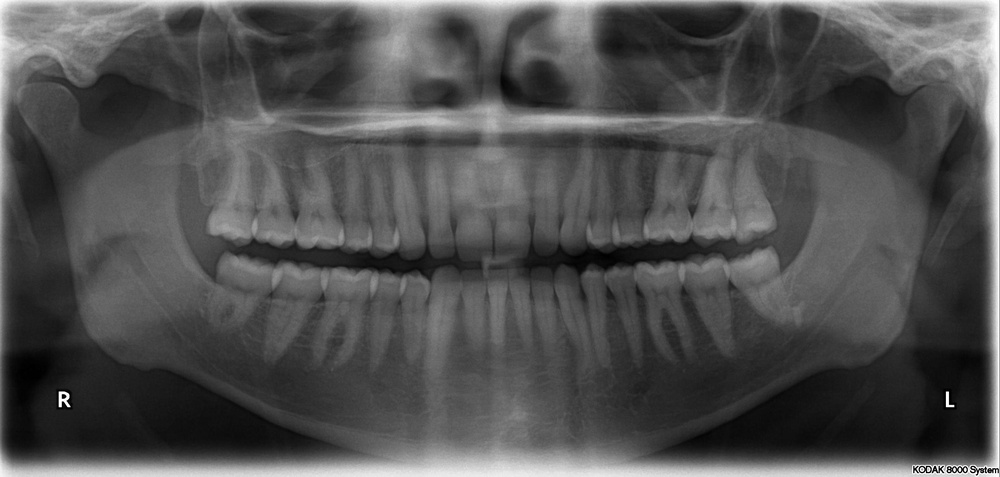
#> input picture Adaptive/dental.jpg, 1000 x 477 px, shrunk from 2606 x 1244 before the run
$ python main.py
#> lines starting #> are read from the running program, lines starting #| are printed output that depends on the picture
import cv2
import matplotlib.pyplot as plt

dental_image = cv2.imread('dental.jpg', 0)
#> dental_image is the input picture: shape (477, 1000); min 0, max 255, mean 80.1
parrot_image = cv2.imread('parrot.jpg', 0)
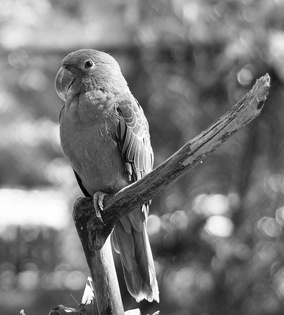
#> input picture Adaptive/parrot.jpg, 284 x 315 px, shrunk from 740 x 820 before the run
#> parrot_image is the input picture: shape (315, 284); min 0, max 255, mean 121.1
skull_image = cv2.imread('skull.jpg', 0)
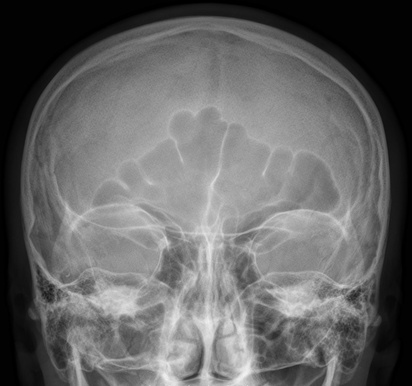
#> input picture Adaptive/skull.jpg, 412 x 386 px, shrunk from 1074 x 1006 before the run
#> skull_image is the input picture: shape (386, 412); min 0, max 241, mean 101.7

clahe = cv2.createCLAHE(clipLimit=1.0, tileGridSize=(8, 8))

ahe_dental_image = clahe.apply(dental_image)
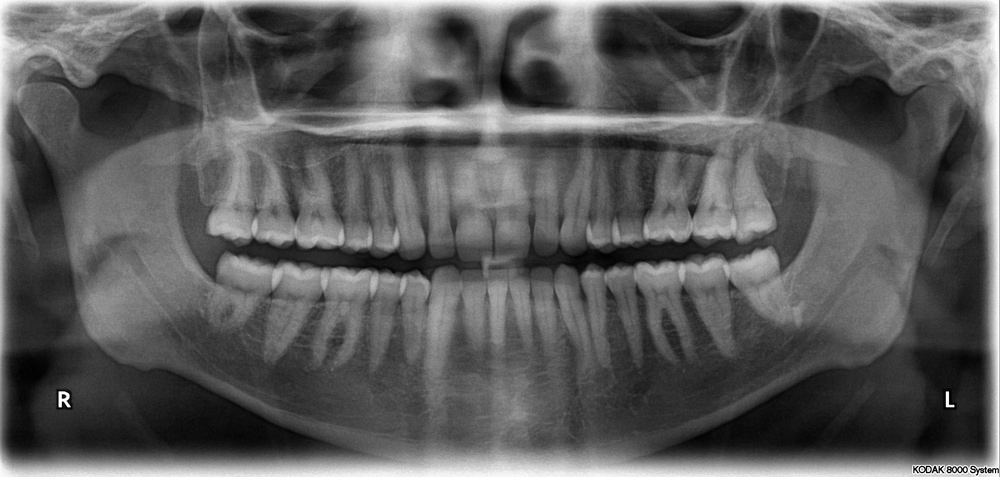
#> ahe_dental_image: shape (477, 1000); min 1, max 255, mean 90.5
ahe_parrot_image = clahe.apply(parrot_image)
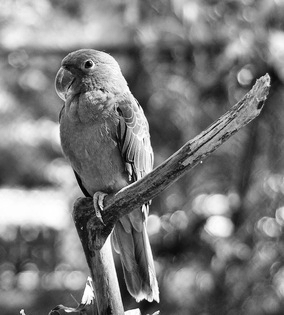
#> ahe_parrot_image: shape (315, 284); min 1, max 255, mean 122.6
ahe_skull_image = clahe.apply(skull_image)
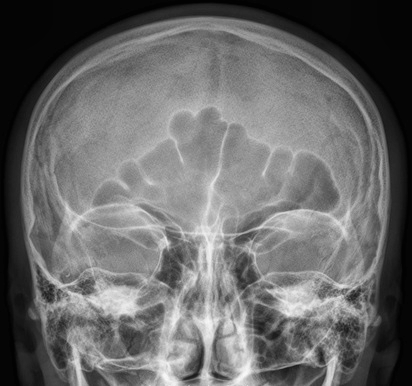
#> ahe_skull_image: shape (386, 412); min 2, max 248, mean 105.3

plt.figure(figsize=(12, 9))

# Dental
plt.subplot(3, 4, 1)
plt.title('Original Dental Image')
plt.imshow(dental_image, cmap='gray')
plt.axis('off')

plt.subplot(3, 4, 2)
plt.title('AHE Dental Image')
plt.imshow(ahe_dental_image, cmap='gray')
plt.axis('off')

plt.subplot(3, 4, 3)
histogram_dental_origin = cv2.calcHist([dental_image], [0], None, [256], [0, 256])
#> histogram_dental_origin = 256 values, max 5610 at index 89, min 31 at index 246, mean 1863.3
plt.title('Original Dental Histogram')
plt.xlabel('X')
plt.ylabel('Y')
plt.plot(histogram_dental_origin)
plt.xlim([0, 256])

plt.subplot(3, 4, 4)
histogram_dental_ahe = cv2.calcHist([ahe_dental_image], [0], None, [256], [0, 256])
#> histogram_dental_ahe = 256 values, max 4231 at index 73, min 0 at index 0, mean 1863.3
plt.title('AHE Dental Histogram')
plt.xlabel('X')
plt.ylabel('Y')
plt.plot(histogram_dental_ahe)
plt.xlim([0, 256])

# Parrot

plt.subplot(3, 4, 5)
plt.title('Original Parrot Image')
plt.imshow(parrot_image, cmap='gray')
plt.axis('off')

plt.subplot(3, 4, 6)
plt.title('AHE Parrot Image')
plt.imshow(ahe_parrot_image, cmap='gray')
plt.axis('off')

plt.subplot(3, 4, 7)
histogram_parrot_origin = cv2.calcHist([parrot_image], [0], None, [256], [0, 256])
#> histogram_parrot_origin = 256 values, max 928 at index 89, min 4 at index 3, mean 349.5
plt.title('Original Parrot Histogram')
plt.xlabel('X')
plt.ylabel('Y')
plt.plot(histogram_parrot_origin)
plt.xlim([0, 256])

plt.subplot(3, 4, 8)
histogram_parrot_ahe = cv2.calcHist([ahe_parrot_image], [0], None, [256], [0, 256])
#> histogram_parrot_ahe = 256 values, max 810 at index 94, min 0 at index 0, mean 349.5
plt.title('AHE Parrot Histogram')
plt.xlabel('X')
plt.ylabel('Y')
plt.plot(histogram_parrot_ahe)
plt.xlim([0, 256])


# Skull

plt.subplot(3, 4, 9)
plt.title('Original Skull Image')
plt.imshow(skull_image, cmap='gray')
plt.axis('off')

plt.subplot(3, 4, 10)
plt.title('AHE Skull Image')
plt.imshow(ahe_skull_image, cmap='gray')
plt.axis('off')

plt.subplot(3, 4, 11)
histogram_skull_origin = cv2.calcHist([skull_image], [0], None, [256], [0, 256])
#> histogram_skull_origin = 256 values, max 17894 at index 2, min 0 at index 242, mean 621.2
plt.title('Original Skull Histogram')
plt.xlabel('X')
plt.ylabel('Y')
plt.plot(histogram_skull_origin)
plt.xlim([0, 256])

plt.subplot(3, 4, 12)
histogram_skull_ahe = cv2.calcHist([ahe_skull_image], [0], None, [256], [0, 256])
#> histogram_skull_ahe = 256 values, max 12578 at index 5, min 0 at index 0, mean 621.2
plt.title('AHE Skull Histogram')
plt.xlabel('X')
plt.ylabel('Y')
plt.plot(histogram_skull_ahe)
plt.xlim([0, 256])

plt.tight_layout()
plt.show()
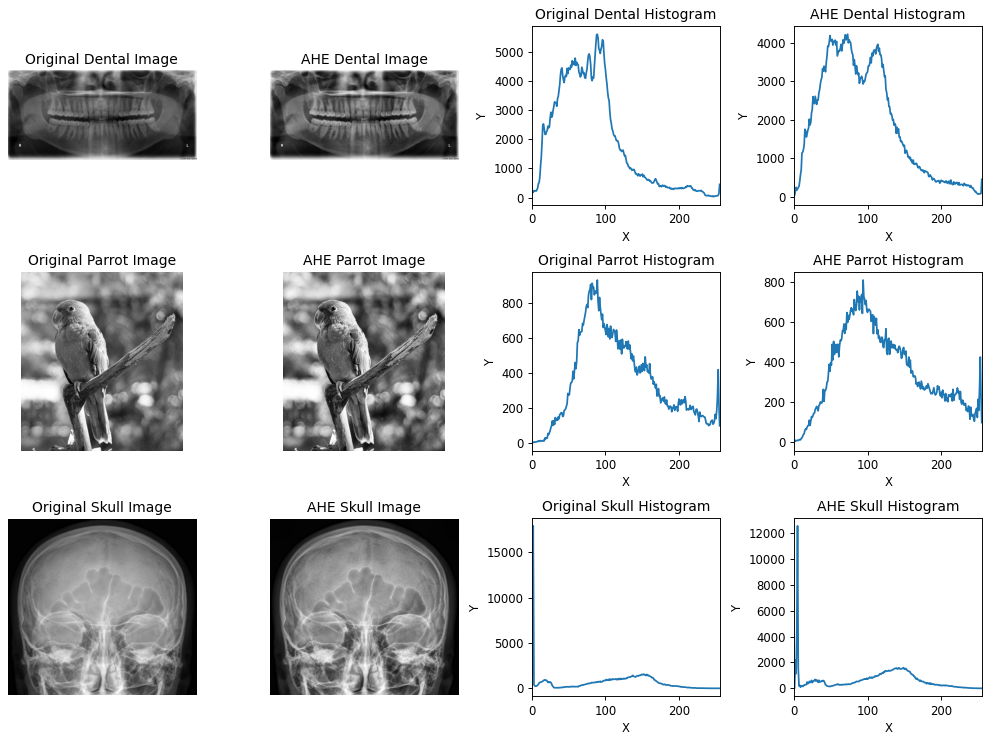
#> figure drawn by matplotlib, 12 panels; panel 3: curve peaks at x = 89, y = 5610; panel 4: curve peaks at x = 73, y = 4231; panel 7: curve peaks at x = 89, y = 928; panel 8: curve peaks at x = 94, y = 810
